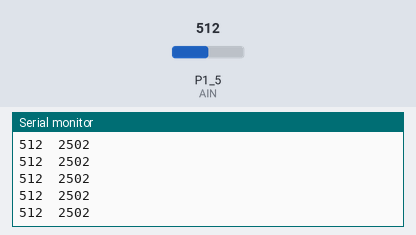
The sketch below on a simulated TI MSP430 LaunchPad. Shown: the last lines printed to the serial monitor. The test bench sets the inputs (shaded band); at power-on: P1_5 (AIN) = 512.

Above: at 1.2 s.
1.3 s: P1_5 (AIN) set to 716
At 1.56 s:
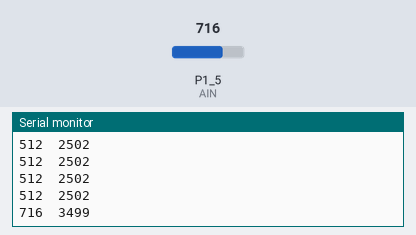
2.8 s: P1_5 (AIN) set to 900
At 2.96 s:
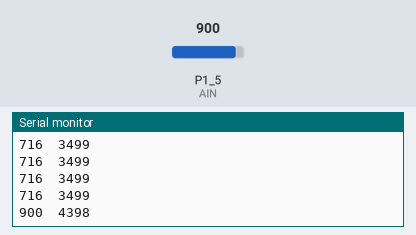
Timing chart, 0 to 5.8 s (numbered marks = the images above; inputs shaded):
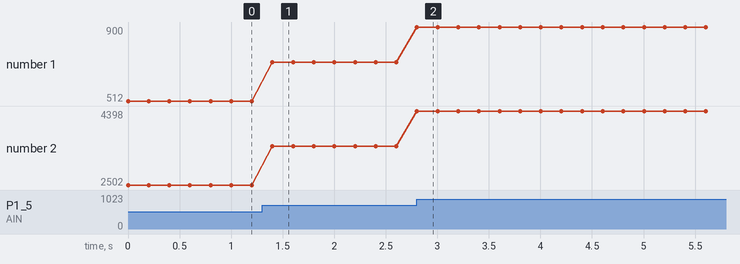

Measured:
- after the input at 1.3 s, the serial monitor: prints a new line after 0.10 s (image 1)
- after the input at 2.8 s, the serial monitor: prints a new line at once (image 2)
- plotted number 1: 512 → 716 after the input at 1.3 s, 716 → 900 after the input at 2.8 s
- plotted number 2: 2502 → 3499 after the input at 1.3 s, 3499 → 4398 after the input at 2.8 s

The sketch:

BuzzerPot.ino
```cpp
// (licence header left out)
// Comment/uncomment as suitable for your hardware
// #define LaunchPadF5529

#ifdef LaunchPadF5529
#define VREF 3300 // mV
#define AIN A3 // aka P6_3
#define ADC_MAX 4095
#define BUZZER_OUT P2_4
#else
#define VREF 5000 // mV
#define AIN A5 // aka 19
#define ADC_MAX 1023
#define BUZZER_OUT 3
#endif

// Variation: Drive buzzer via PWM: change the wiring first
//#define WITH_PWM

// Variation: Change the tone rather than loudness when WITH_PWM is defined
//#define VARY_TONE

void setup()
{
  Serial.begin(9600);
}

void loop()
{
  int sensorValue = analogRead(AIN);
  int voltage = map(sensorValue, 0, ADC_MAX, 0, VREF); // for debugging

  #if defined(WITH_PWM)
  int writeOut = map(sensorValue, 0, ADC_MAX, 0, 255);
  analogWrite(BUZZER_OUT, writeOut);
  #elif defined(VARY_TONE)
  int toneOut = map(sensorValue, 0, ADC_MAX, 100, 15000);
  tone(BUZZER_OUT, toneOut);
  #endif

  Serial.print(sensorValue);
  Serial.print("\t");
  Serial.print(voltage);
  #if defined(WITH_PWM)
  Serial.print("\t");
  Serial.println(writeOut);
  #elif defined(VARY_TONE)
  Serial.print("\t");
  Serial.println(toneOut);
  #else
  Serial.println("");
  #endif

  delay(200); // delay in between reads for stability
}
```
